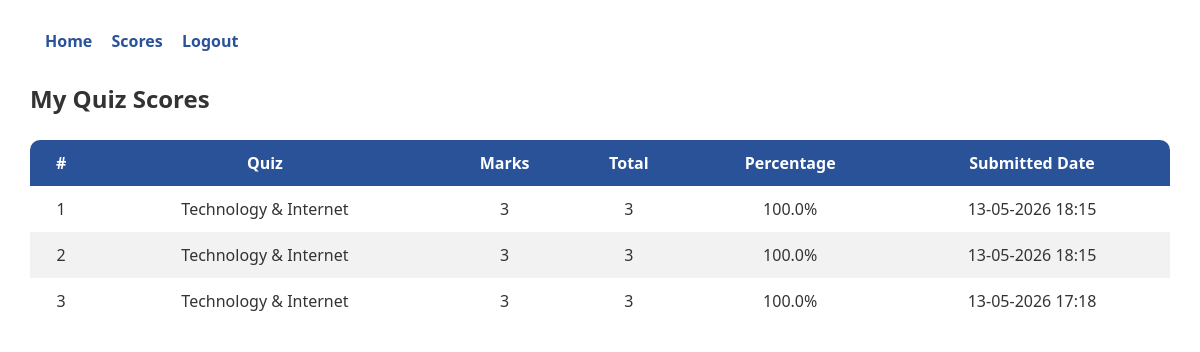
Screenshot of /scores (signed in) with the database file from the repository.
### models.py (models this page shows, shortened)
class Score(db.Model):
    __tablename__ = "score"
    id = db.Column(db.Integer, primary_key=True)
    marks = db.Column(db.Integer, nullable=False)
    total = db.Column(db.Integer, nullable=False)
    timestamp = db.Column(db.DateTime, default=datetime.utcnow)
    user_id = db.Column(
        db.Integer,
        db.ForeignKey("user.id", ondelete="CASCADE"),
        nullable=False
    )
    quiz_id = db.Column(
        db.Integer,
        db.ForeignKey("quiz.id", ondelete="CASCADE"),
        nullable=False
    )

class Quiz(db.Model):
    __tablename__ = "quiz"
    id = db.Column(db.Integer, primary_key=True)
    title = db.Column(db.String(200), nullable=False)
    duration = db.Column(db.Integer, nullable=False)
    created_at = db.Column(
        db.DateTime,
        default=datetime.utcnow,
        nullable=False
    )
    creator_id = db.Column(
        db.Integer,
        db.ForeignKey("user.id", ondelete="CASCADE"),
        nullable=False
    )
    questions = db.relationship(
        "Question",
        backref="quiz",
        lazy=True,
        cascade="all, delete-orphan"
    )
    scores = db.relationship(
        "Score",
        backref="quiz",
        lazy=True,
        cascade="all, delete"
    )

### app.py (the view)
@app.route("/scores")
@login_required
def view_scores():
    scores = Score.query.filter_by(
        user_id=current_user.id
    ).order_by(Score.timestamp.desc()).all()
    return render_template("scores.html", scores=scores)

### app.py (called while the page is built)
@login_manager.user_loader
def load_user(user_id):
    return User.query.get(int(user_id))

### templates/scores.html
{% extends "layout.html" %}
{% block content %}
<div class="dashboard-wrapper">
    <div class="top-nav">
        <div class="nav-links">
            <a href="{{ url_for('dashboard_player') }}">Home</a>
            <a href="{{ url_for('view_scores') }}" class="active-link">Scores</a>
            <a href="{{ url_for('logout') }}">Logout</a>
        </div>
    </div>
    <h2 class="page-title">My Quiz Scores</h2>
    {% if scores and scores|length > 0 %}
    <table class="score-table">
        <thead>
            <tr>
                <th>#</th>
                <th>Quiz</th>
                <th>Marks</th>
                <th>Total</th>
                <th>Percentage</th>
                <th>Submitted Date</th>
            </tr>
        </thead>
        <tbody>
            {% for score in scores %}
            <tr>
                <td>{{ loop.index }}</td>
                <td>
                    {{ score.quiz.title if score.quiz else "Quiz Deleted" }}
                </td>
                <td>{{ score.marks }}</td>
                <td>{{ score.total }}</td>
                <td>
                    {% if score.total > 0 %}
                        {{ ((score.marks / score.total) * 100) | round(2) }}%
                    {% else %}
                        0%
                    {% endif %}
                </td>
                <td>
                    {{ score.timestamp.strftime('%d-%m-%Y %H:%M') if score.timestamp else "-" }}
                </td>
            </tr>
            {% endfor %}
        </tbody>
    </table>
    {% else %}
        <p class="no-data">You have not attempted any quizzes yet.</p>
    {% endif %}
</div>
{% endblock %}

### static/css/style.css (style rules this page uses)
* { margin: 0; padding: 0; box-sizing: border-box; font-family: 'Segoe UI', sans-serif; }
body { background: linear-gradient(135deg, #1e3c72, #2a5298); min-height: 100vh; color: #333; }
h1, h2, h3 { margin-bottom: 15px; }
a { text-decoration: none; }
body { margin: 0; font-family: 'Segoe UI', sans-serif; background: linear-gradient(135deg, #667eea, #764ba2); min-height: 100vh; }
.dashboard-wrapper, .host-wrapper, .admin-wrapper { padding: 30px; background: white; min-height: 100vh; }
.top-nav, .top-bar, .admin-top-bar { display: flex; justify-content: space-between; margin-bottom: 30px; }
.nav-links a { margin-left: 15px; font-weight: 600; color: #2a5298; }
.page-title { margin-bottom: 25px; }
table { width: 100%; border-collapse: collapse; background: white; border-radius: 10px; overflow: hidden; }
thead { background: #2a5298; color: white; }
th, td { padding: 12px; text-align: center; }
tbody tr:nth-child(even) { background: #f2f2f2; }
body { background: linear-gradient(135deg, #eef2ff, #dbeafe); font-family: 'Segoe UI', sans-serif; }

### rows the page displays
Score: quiz "Technology & Internet", marks "3", total "3", ((score.marks/score.total)*100)|round(2) "100.0", timestamp "13-05-2026 18:15"
Score: quiz "Technology & Internet", marks "3", total "3", ((score.marks/score.total)*100)|round(2) "100.0", timestamp "13-05-2026 18:15"
Score: quiz "Technology & Internet", marks "3", total "3", ((score.marks/score.total)*100)|round(2) "100.0", timestamp "13-05-2026 17:18"
